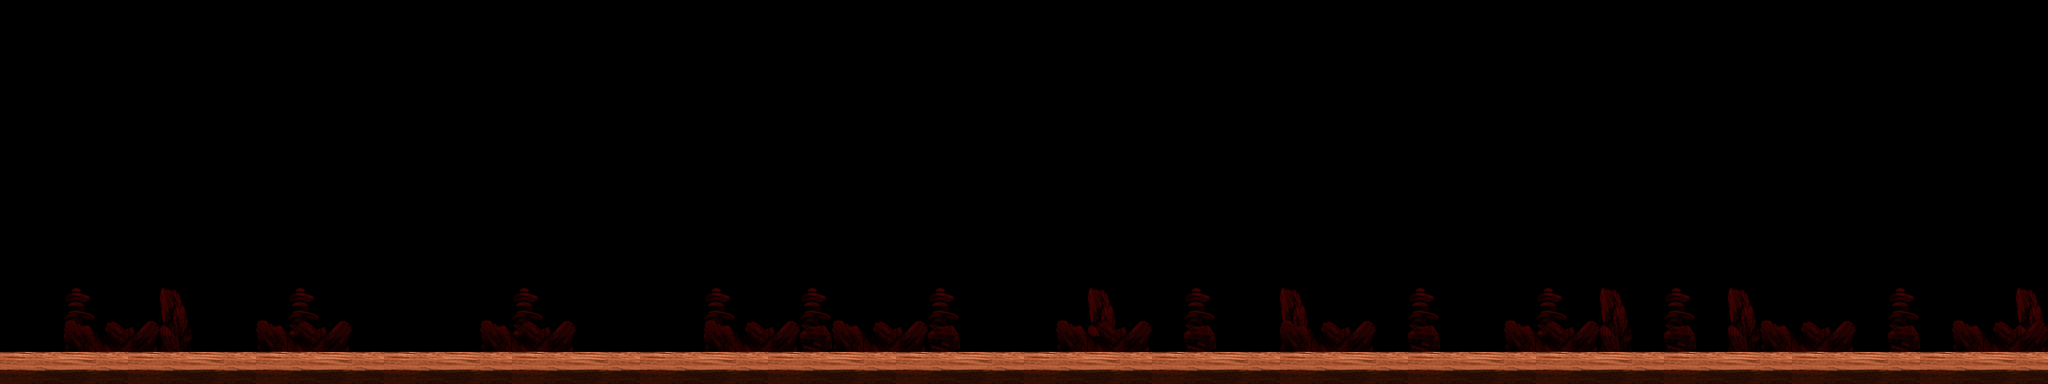

This is a level from a 2D game, rendered from its Tiled map with the project's own tilesets. A one-line summary and the map file follow, with tile-layer data summarised:
An orthogonal 64x12 tile map with 64x64 px tiles, 3 tile layers (GroundLayer, RockColumnsLayer, RockBoulderLayer).

<map version="1.0" orientation="orthogonal" width="64" height="12" tilewidth="64" tileheight="64">
 <tileset firstgid="1" name="TilesTextureAtlas" tilewidth="64" tileheight="64" spacing="1" margin="1">
  <image source="TilesTextureAtlas.png" />
 </tileset>
 <layer name="GroundLayer" width="64" height="12">
  <data>[768 cells, 64 non-empty, 4 distinct tile ids]</data>
 </layer>
 <layer name="RockColumnsLayer" width="64" height="12">
  <data>[768 cells, 34 non-empty, 4 distinct tile ids]</data>
 </layer>
 <layer name="RockBoulderLayer" width="64" height="12">
  <data>[768 cells, 30 non-empty, 3 distinct tile ids]</data>
 </layer>
</map>
